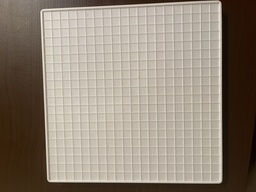
#> input picture ml-service/data/training_images/0d62724b-d16a-405e-961b-21db5161ca0d.jpg, 256 x 192 px, shrunk from 4032 x 3024 before the run
$ python -i corner_detection.py   (imports and definitions only)
#> lines starting #> are read from the running program, lines starting #| are printed output that depends on the picture; after the words box and inside, x2 and y2 are one past the last pixel; in counts of white or black regions, pixels touching at a corner belong together
#> further down, picture is the input picture: shape (192, 256, 3); mean B, G, R 121.6, 134.8, 146.4
"""
Corner detection methods for Blokus board images.

Multiple approaches to detect the 4 corners of the board:
1. Best - Automatically selects between Hough and Edge based on quality metrics
2. Hough Lines + RANSAC - Detect grid lines, fit homography
3. Edge Intersection - Detect 4 outer edges, compute intersections

The "Best" method uses Hough by default, but falls back to Edge when
Hough's area_ratio < 0.83 (indicating it detected too small a region).
"""

import cv2
import numpy as np
from pathlib import Path
from typing import Optional, List, Tuple
from dataclasses import dataclass

from .schemas import BoundingBox, BoardCorners, Corner


@dataclass
class CornerQualityMetrics:
    """Quality metrics for evaluating corner detection results."""
    aspect_ratio: Optional[float] = None  # width/height, 1.0 = perfect square
    area_ratio: Optional[float] = None    # detected area / bbox area
    avg_angle: Optional[float] = None     # average corner angle in degrees, 90 = perfect


# [8 lines that did not run here, left out]


# [6 lines that did not run here, left out]


# Thresholds for best method selection
BEST_METHOD_AREA_THRESHOLD = 0.83      # If Hough area_ratio < this, use Edge
BEST_METHOD_ASPECT_THRESHOLD = 0.70    # If Hough aspect_ratio < this, use Edge


# [65 lines that did not run here, left out]


# [114 lines that did not run here, left out]


# =============================================================================
# Method 1: Hough Lines + RANSAC (moved from Method 2 position)
# =============================================================================


# =============================================================================
# Method 2: Hough Lines + RANSAC
# =============================================================================

# [23 lines that did not run here, left out]


def find_corners_hough_ransac(image: np.ndarray) -> Optional[np.ndarray]:
    """
    Find board corners by detecting grid lines and fitting a homography.

    This is more robust than direct corner detection because:
    1. We detect many grid line intersections (not just 4 corners)
    2. RANSAC filters outliers when fitting the homography
    3. Corners are derived mathematically from the homography

    Returns:
        Array of 4 corner points in pixels [top-left, top-right, bottom-right, bottom-left]
        or None if detection fails
    """
    h, w = image.shape[:2]
#> h = 192; w = 256

    # Convert to grayscale
    gray = cv2.cvtColor(image, cv2.COLOR_BGR2GRAY)
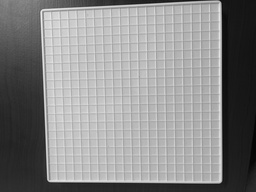
#> gray: shape (192, 256); min 3, max 244, mean 136.8

    # Apply Gaussian blur
    blurred = cv2.GaussianBlur(gray, (5, 5), 0)
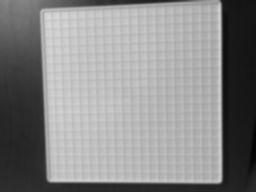
#> blurred: shape (192, 256); min 5, max 217, mean 136.8

    # Edge detection
    edges = cv2.Canny(blurred, 50, 150)
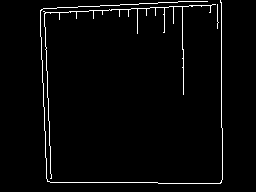
#> edges: shape (192, 256); 2.6% white in thin lines or dots, all inside (x1, y1, x2, y2) = (40, 0, 223, 184)

    # Dilate to connect nearby edges
    kernel = np.ones((3, 3), np.uint8)
    edges = cv2.dilate(edges, kernel, iterations=1)
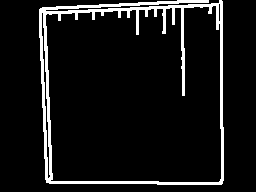
#> edges: shape (192, 256); 8.1% white; 1 white region, box (x1, y1, x2, y2) and area: (39, 0, 224, 185) 3960

    # Detect lines using Hough transform
    lines = cv2.HoughLinesP(
        edges,
        rho=1,
        theta=np.pi / 180,
        threshold=50,
        minLineLength=min(h, w) // 6,  # Shorter lines to catch grid
        maxLineGap=10
    )
#> lines = 18 rows, first 6: [44, 7, 50, 183], [219, 21, 222, 183], [39, 9, 221, 0], [39, 14, 222, 5], [39, 13, 222, 4], [39, 12, 197, 4]

    if lines is None or len(lines) < 8:
        return None

    # Separate lines into horizontal and vertical
    horizontal_lines = []
    vertical_lines = []

    for line in lines:
        x1, y1, x2, y2 = line[0]

        if x2 - x1 == 0:
            angle = 90
        else:
            angle = np.degrees(np.arctan2(y2 - y1, x2 - x1))

        angle = angle % 180

        if angle < 30 or angle > 150:
            horizontal_lines.append((x1, y1, x2, y2))
        elif 60 < angle < 120:
            vertical_lines.append((x1, y1, x2, y2))
#> this loop made 18 passes
#> (x1, y1, x2, y2, angle) on passes 1 to 12: (44, 7, 50, 183, 88.05), (219, 21, 222, 183, 88.94), (39, 9, 221, 0, 177.2), (39, 14, 222, 5, 177.2), (39, 13, 222, 4, 177.2), (39, 12, 197, 4, 177.1), (39, 10, 45, 179, 87.97), (40, 8, 196, 0, 177.1), (46, 181, 221, 184, 0.982), (220, 1, 223, 180, 89.04), (47, 46, 52, 183, 87.91), (41, 10, 47, 182, 88)
#> after the loop, horizontal_lines = [(39, 9, 221, 0), (39, 14, 222, 5), (39, 13, 222, 4), (39, 12, 197, 4), (40, 8, 196, 0), (46, 181, 221, 184), (46, 182, 121, 183), (109, 181, 220, 182)]; vertical_lines = [(44, 7, 50, 183), (219, 21, 222, 183), (39, 10, 45, 179), (220, 1, 223, 180), (47, 46, 52, 183), (41, 10, 47, 182), (181, 1, 184, 95), (43, 7, 48, 146), (221, 1, 222, 59), (182, 95, 183, 1)]

    if len(horizontal_lines) < 2 or len(vertical_lines) < 2:
        return None

    # Find all line intersections
    intersections = []
    for h_line in horizontal_lines:
        for v_line in vertical_lines:
            pt = line_intersection(h_line, v_line)
            if pt is not None:
                px, py = pt
                # Only keep intersections within image bounds (with margin)
                if -w * 0.1 < px < w * 1.1 and -h * 0.1 < py < h * 1.1:
                    intersections.append(pt)
#> this loop made 8 passes

    if len(intersections) < 4:
        return None

    intersections = np.array(intersections, dtype=np.float32)

    # Cluster intersections to remove duplicates
    intersections = cluster_points(intersections, min_dist=min(w, h) // 30)

    if len(intersections) < 4:
        return None

    # Find the convex hull of intersections to get outer boundary
    hull = cv2.convexHull(intersections)

    # Approximate hull to 4 points
    epsilon = 0.02 * cv2.arcLength(hull, True)
    approx = cv2.approxPolyDP(hull, epsilon, True)

    # If we got 4 points, use them as corners
    if len(approx) == 4:
        corners = approx.reshape(4, 2).astype(np.float32)
        corners = order_corners(corners)
        if is_valid_quadrilateral(corners, w, h):
            return corners

    # Fallback: find extreme points
    if len(intersections) >= 4:
        corners = find_extreme_points(intersections, w, h)
        if corners is not None and is_valid_quadrilateral(corners, w, h):
            return corners

    return None


def cluster_points(points: np.ndarray, min_dist: float) -> np.ndarray:
    """
    Cluster nearby points and return cluster centers.
    Simple greedy clustering.
    """
#> called with points = array of shape (80, 2), min_dist = 6
    if len(points) == 0:
        return points

    clustered = []
    used = [False] * len(points)

    for i, pt in enumerate(points):
        if used[i]:
            continue

        # Find all points close to this one
        cluster = [pt]
        used[i] = True

        for j, other in enumerate(points):
            if used[j]:
                continue
            dist = np.sqrt((pt[0] - other[0])**2 + (pt[1] - other[1])**2)
            if dist < min_dist:
                cluster.append(other)
                used[j] = True

        # Add cluster center
        center = np.mean(cluster, axis=0)
        clustered.append(center)
#> this loop made 80 passes
#> pt on passes 1 to 12: [44.06, 8.75], [218.6, 0.118], [38.96, 9], [220, 0.0502], [45.64, 8.67], [40.96, 8.9], [181, 1.98], [43.06, 8.8], [221, 0.000852], [183, 1.88], [44.23, 13.74], [218.7, 5.16]

    return np.array(clustered, dtype=np.float32)


# [263 lines left out: functions find_extreme_points, try_edge_intersection, compute_line_boundary_score, find_corners_edge_intersection, not called in this run]


# =============================================================================
# Utility functions
# =============================================================================

def line_intersection(line1: Tuple, line2: Tuple) -> Optional[Tuple[float, float]]:
    """
    Calculate the intersection point of two lines.
    Each line is defined by two points: (x1, y1, x2, y2)
    """
    x1, y1, x2, y2 = line1[:4]
    x3, y3, x4, y4 = line2[:4]

    denom = (x1 - x2) * (y3 - y4) - (y1 - y2) * (x3 - x4)

    if abs(denom) < 1e-10:
        return None  # Lines are parallel

    t = ((x1 - x3) * (y3 - y4) - (y1 - y3) * (x3 - x4)) / denom

    px = x1 + t * (x2 - x1)
    py = y1 + t * (y2 - y1)

    return (px, py)


def order_corners(corners: np.ndarray) -> np.ndarray:
    """
    Order corners as: top-left, top-right, bottom-right, bottom-left.
    """
    # Sort by y-coordinate (top vs bottom)
    sorted_by_y = corners[np.argsort(corners[:, 1])]

    # Top two points
    top_points = sorted_by_y[:2]
    # Bottom two points
    bottom_points = sorted_by_y[2:]

    # Sort top points by x (left to right)
    top_left, top_right = top_points[np.argsort(top_points[:, 0])]

    # Sort bottom points by x (left to right)
    bottom_left, bottom_right = bottom_points[np.argsort(bottom_points[:, 0])]

    return np.array([top_left, top_right, bottom_right, bottom_left], dtype=np.float32)


def is_valid_quadrilateral(corners: np.ndarray, img_w: int, img_h: int) -> bool:
    """
    Check if the detected corners form a valid quadrilateral.
    """
#> called with corners = array of shape (4, 2), img_w = 256, img_h = 192
    # Check that the quadrilateral has reasonable area (at least 15% of image)
    area = cv2.contourArea(corners.astype(np.int32))
    img_area = img_w * img_h
    if area < 0.15 * img_area:
        return False

    # Check that corners are in roughly correct order (convex quadrilateral)
    def cross_product_sign(p1, p2, p3):
        return (p2[0] - p1[0]) * (p3[1] - p1[1]) - (p2[1] - p1[1]) * (p3[0] - p1[0])

    signs = []
    n = len(corners)
    for i in range(n):
        sign = cross_product_sign(corners[i], corners[(i+1) % n], corners[(i+2) % n])
        signs.append(sign > 0)

    # All signs should be the same for a convex quadrilateral
    if not (all(signs) or not any(signs)):
        return False

    return True


# [10 lines that did not run here, left out]


def draw_corners_on_image(image: np.ndarray, corners: np.ndarray) -> str:
    """
    Draw corners on image and return as base64 encoded JPEG.
    """
    img_copy = image.copy()

    # Draw lines connecting corners
    pts = corners.astype(np.int32)
    cv2.polylines(img_copy, [pts], True, (0, 255, 255), 2)  # Cyan lines

    # Draw corner points with labels
    colors = [
        (0, 0, 255),    # Red - TL
        (0, 255, 0),    # Green - TR
        (255, 0, 0),    # Blue - BR
        (0, 255, 255),  # Yellow - BL
    ]
    labels = ['TL', 'TR', 'BR', 'BL']

    for i, (pt, color, label) in enumerate(zip(pts, colors, labels)):
        cv2.circle(img_copy, tuple(pt), 8, color, -1)
        cv2.circle(img_copy, tuple(pt), 8, (255, 255, 255), 2)
        cv2.putText(img_copy, label, (pt[0] + 10, pt[1] - 10),
                    cv2.FONT_HERSHEY_SIMPLEX, 0.6, color, 2)

    return encode_image_base64(img_copy)


def encode_image_base64(image: np.ndarray, quality: int = 85) -> str:
    """Encode image as base64 JPEG string."""
    import base64
    encode_params = [cv2.IMWRITE_JPEG_QUALITY, quality]
    _, buffer = cv2.imencode('.jpg', image, encode_params)
    return base64.b64encode(buffer).decode('utf-8')


# [68 lines that did not run here, left out]

>>> import cv2
>>> picture = cv2.imread('../../../data/training_images/0d62724b-d16a-405e-961b-21db5161ca0d.jpg')
>>> result = find_corners_hough_ransac(picture)
